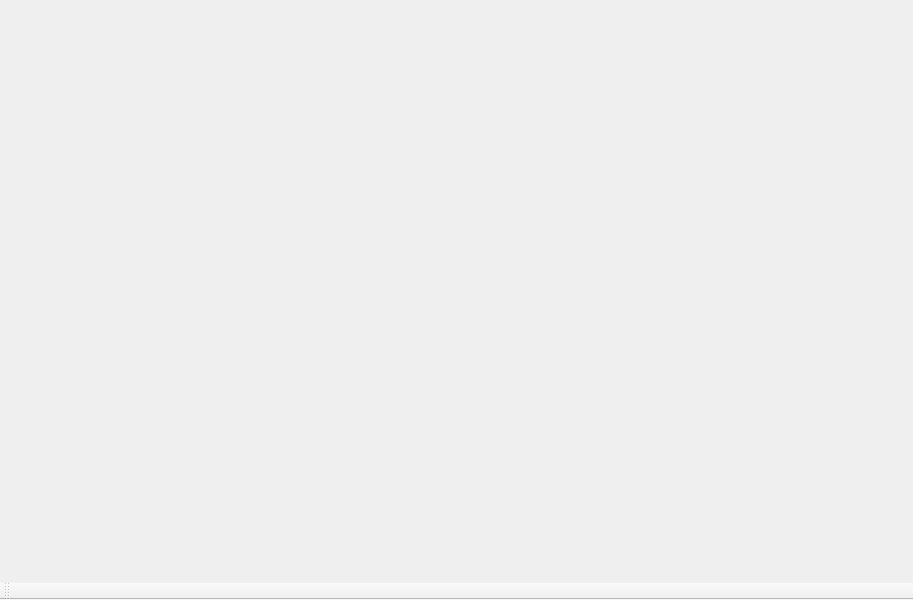
<?xml version="1.0" encoding="UTF-8"?>
<ui version="4.0">
 <class>MainWindow</class>
 <widget class="QMainWindow" name="MainWindow">
  <property name="geometry">
   <rect>
    <x>0</x>
    <y>0</y>
    <width>913</width>
    <height>600</height>
   </rect>
  </property>
  <property name="windowTitle">
   <string>MainWindow</string>
  </property>
  <widget class="QWidget" name="centralwidget">
   <layout class="QVBoxLayout" name="verticalLayout">
    <item>
     <widget class="CalculationStackedWidget" name="widget" native="true"/>
    </item>
   </layout>
  </widget>
  <widget class="QMenuBar" name="menubar">
   <property name="geometry">
    <rect>
     <x>0</x>
     <y>0</y>
     <width>913</width>
     <height>22</height>
    </rect>
   </property>
  </widget>
  <widget class="QToolBar" name="toolBar_2">
   <property name="windowTitle">
    <string>toolBar_2</string>
   </property>
   <attribute name="toolBarArea">
    <enum>BottomToolBarArea</enum>
   </attribute>
   <attribute name="toolBarBreak">
    <bool>false</bool>
   </attribute>
  </widget>
 </widget>
 <customwidgets>
  <customwidget>
   <class>CalculationStackedWidget</class>
   <extends>QWidget</extends>
   <header>calculationstackedwidget.h</header>
   <container>1</container>
  </customwidget>
 </customwidgets>
 <resources/>
 <connections/>
</ui>
